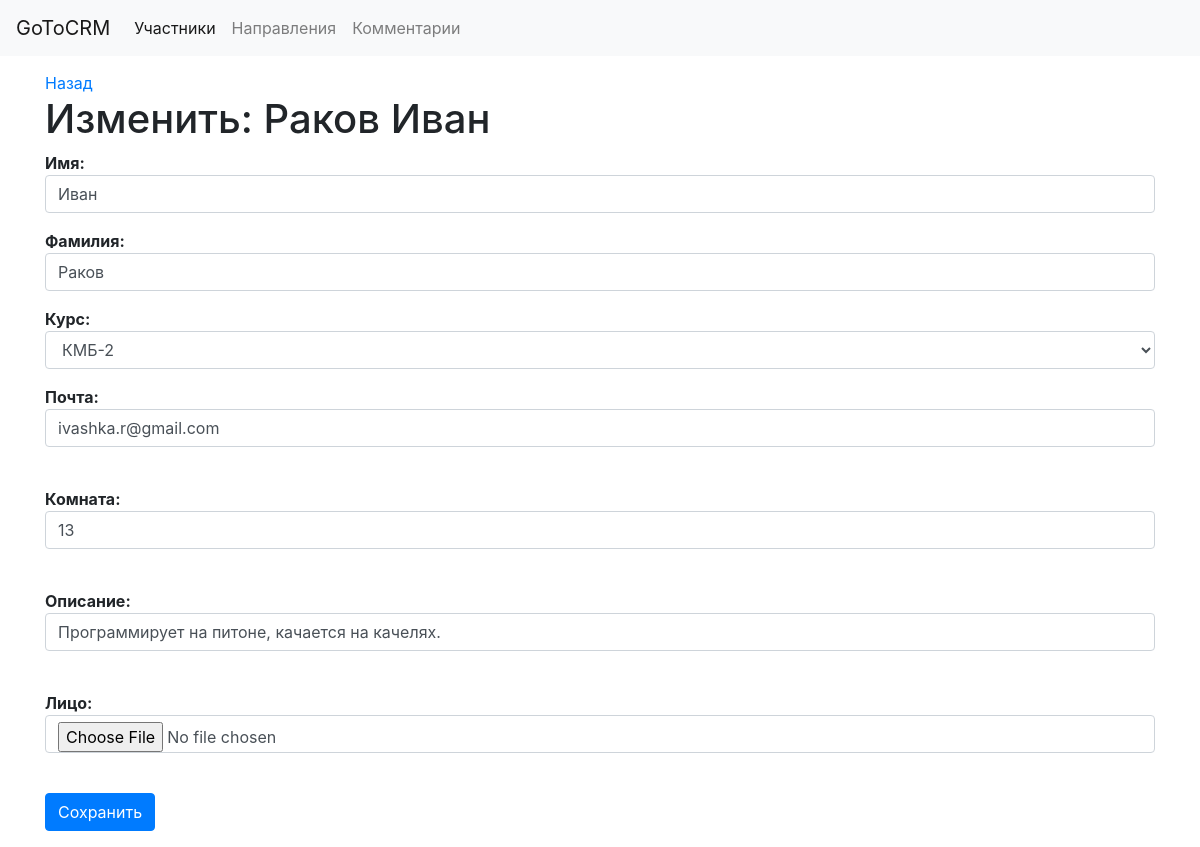
Page /edit?id=1 (signed in) on the committed database.
### crm/models.py (models this page shows, shortened)
class Student(models.Model):
    name = models.CharField(max_length=30, null=True)
    surname = models.CharField(max_length=30, null=True)
    room = models.IntegerField(null=True)
    email = models.EmailField(null=True)
    description = models.TextField(default="")
    photo = models.FileField(upload_to=get_file_path, null=True)
    course = models.ForeignKey(Course, on_delete=models.SET_NULL, null=True)\

class Course(models.Model):
    name = models.CharField(max_length=255)
    teacher = models.CharField(max_length=100)

### crm/views.py (the view, shortened to what this page needs)
# urls.py: path('edit', edit),
def edit(request):
    if not request.user.is_authenticated:
        return redirect('/login')
    if request.method == 'GET':
        id = request.GET.get('id')
        courses = Course.objects.all()
        student = Student.objects.get(pk=id)
        return render(request, 'edit.html', {'student': student, 'courses': courses})

### crm/templates/edit.html (shortened to what this page needs)
{% extends 'base.html' %}
{% block content %}
<a href="/student?id={{ student.id }}">Назад</a>
<h1>Изменить: {{ student.surname }} {{ student.name }}</h1>
<form action="/edit?id={{ student.id }}" method="post" enctype="multipart/form-data">
    <div class="form-group">
    <strong>Имя: </strong> <input class="form-control" type="text" name="name" value="{{ student.name }}"/>
    </div>
    <div class="form-group">
    <strong>Фамилия: </strong> <input class="form-control" type="text" name="surname" value="{{ student.surname }}"/>
    </div>
    <div class="form-group">
    <strong>Курс: </strong>
    <select class="form-control" name="course_id">
        <option value="{{ student.course.name }}">{{ student.course.name }}</option>
    </select>
    </div>
    <div class="form-group">
    <strong>Почта: </strong> <input class="form-control" type="text" name="email" value="{{ student.email }}"/><br>
    </div>
    <div class="form-group">
    <strong>Комната: </strong> <input class="form-control" type="text" name="room" value="{{ student.room }}"/><br>
    </div>
    <div class="form-group">
    <strong>Описание: </strong> <input class="form-control" type="text" name="description" value="{{ student.description }}"/><br>
    </div>
    <div class="form-group">
    <strong>Лицо:</strong> <input class="form-control" type="file" name="avatar"><br>
    </div>
    <div class="form-group">
    <input class="btn btn-primary" type="submit" value="Сохранить">
    </div>
</form>
{% endblock %}

### rows in the picture
Student: surname "Раков", name "Иван", course_id "КМБ-2", email "ivashka.r@gmail.com", room "13", description "Программирует на питоне, качается на качелях."
